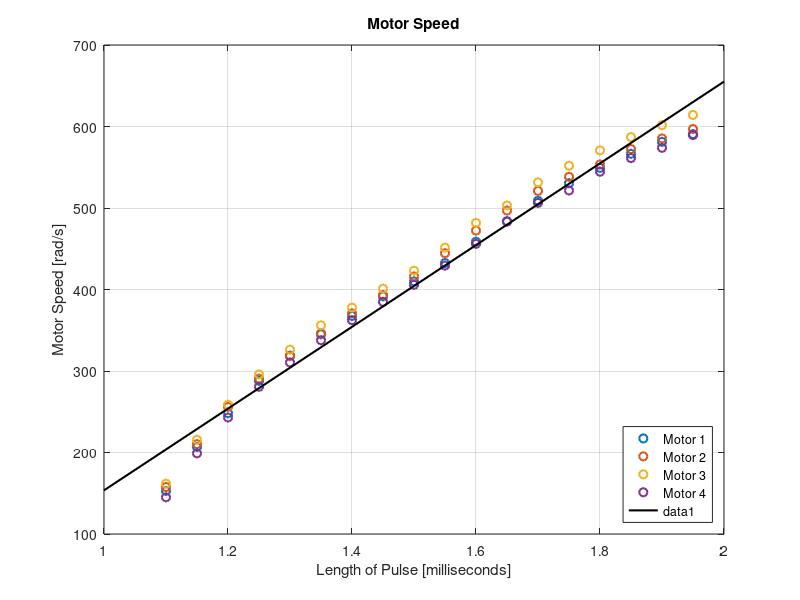
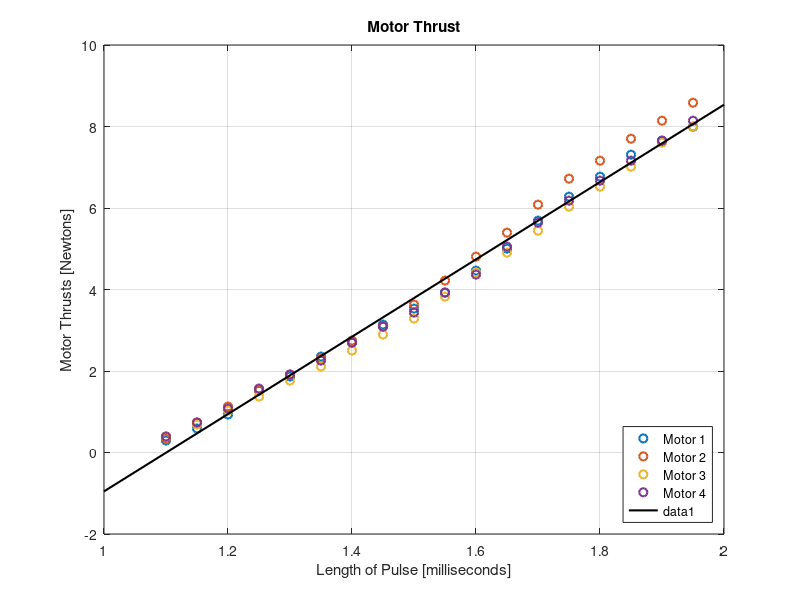
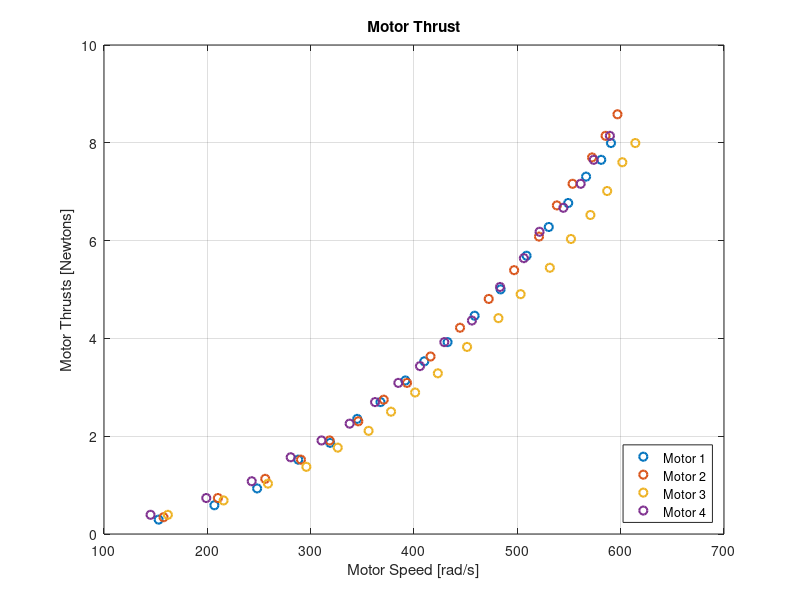
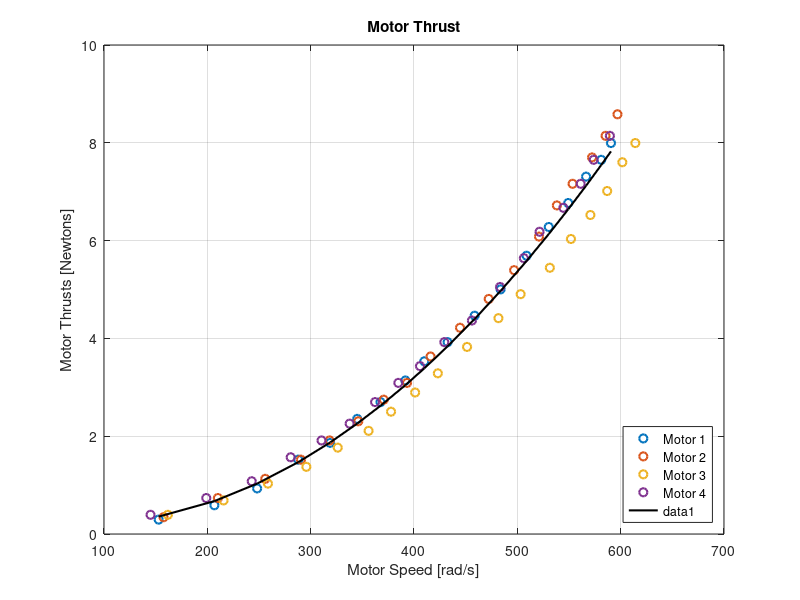

These figures' MATLAB source, in order:
%% Measured Physical Parameters
% These measurements were taken on the quadcopter

clear all
close all
clc

%% Plot Characteritics
LineThickness = 1.5;
%% Constants
g=9.81;
%% Mass and size of quadcopter
% Mass of quadcopter taken using digital scales and added 2 Arduino boards
% to approximate the electronics yet to be added
Mass=2.26;
L = 0.348;                      %Distance between motor and centre of gravity

%% Pulse Lengths in milliseconds
PWM = [1.1 1.15 1.2 1.25 1.3 1.35 1.4 1.45 1.5 1.55 1.6 1.65 1.7 1.75 1.8 1.85 1.9 1.95];% 2];

%% Motor Speeds in rad/s
Motor1_Speed = [152.8908425	206.8215164	248.1858196	287.9793266	318.8716543	345.0515931	367.5663405	391.6518841	409.9778413	432.4925886	458.6725274	483.8052687	508.9380099	530.4055597	549.2551156	566.5338752	581.1946409	590.6194189];%	591.6666164];
Motor2_Speed = [157.6032315	210.2249084	256.0398013	290.5973205	318.3480556	346.0987907	370.7079331	393.2226805	415.9992272	444.5353605	472.2860956	496.895238	520.9807817	538.2595413	553.4439058	572.2934617	585.3834311	596.9026042];%	594.2846103];
Motor3_Speed = [161.7920217 215.7226955 258.6577951 295.8333082 326.2020372 356.0471674 377.7765166 401.0766621 423.0678107 451.3421446	481.7108736	503.1784233	531.4527572	551.8731095	570.7226654	586.9542274	601.6149932	614.1813638];%	611.5633699];
Motor4_Speed = [145.0368608	198.9675347	242.9498319	280.6489437	310.4940739	337.7212103	362.3303527	384.8451001	405.7890511	429.350996	456.0545335	483.2816699	506.320016	521.5043805	544.5427266	561.2978874	573.8642581	589.5722213];%	594.2846103];
figure
Motor_Speeds =[Motor1_Speed;Motor2_Speed;Motor3_Speed;Motor4_Speed];
plot(PWM,Motor_Speeds,'o','LineWidth', LineThickness);
grid on
title('Motor Speed')
xlabel('Length of Pulse [milliseconds]')
ylabel('Motor Speed [rad/s]')
legend('Motor 1','Motor 2','Motor 3','Motor 4','Location','SouthEast')
hold on
% Fit Trenldine
Motor_Speed_Data=[Motor1_Speed ,Motor2_Speed, Motor3_Speed, Motor4_Speed];
PWM_Speed=[PWM, PWM, PWM ,PWM];
coeff_speed=polyfit(PWM_Speed, Motor_Speed_Data,1);
xFitting=1:2;
yFitted=polyval(coeff_speed, xFitting);
plot(xFitting,yFitted,'k','LineWidth', LineThickness);
saveas(gcf, 'MotorSpeed.png')

coeff_speed1 = polyfit(PWM,Motor1_Speed,7)
yFitted1=polyval(coeff_speed1, PWM);
plot(PWM,yFitted1,'LineWidth', LineThickness);

coeff_speed2 = polyfit(PWM,Motor2_Speed,7)
yFitted2=polyval(coeff_speed2, PWM);
plot(PWM,yFitted2,'g','LineWidth', LineThickness);

coeff_speed3 = polyfit(PWM,Motor3_Speed,7)
yFitted3=polyval(coeff_speed3, PWM);
plot(PWM,yFitted3,'r','LineWidth', LineThickness);

coeff_speed4 = polyfit(PWM,Motor4_Speed,7)
yFitted4=polyval(coeff_speed4, PWM);
plot(PWM,yFitted4,'c','LineWidth', LineThickness);


Kw = coeff_speed(1);
Speed_yIntercept = coeff_speed(2);
%% Motor Thrusts in Newtons
Motor1_Thrust = [0.2943	0.5886	0.93195	1.52055	1.8639	2.3544	2.69775	3.1392	3.5316	3.924	4.46355	5.0031	5.6898	6.2784	6.7689	7.30845	7.6518	7.99515];
Motor2_Thrust = [0.34335	0.73575	1.12815	1.52055	1.91295	2.30535	2.7468	3.09015	3.6297	4.2183	4.8069	5.3955	6.0822	6.71985	7.1613	7.70085	8.1423	8.58375];
Motor3_Thrust = [0.3924	0.6867	1.03005	1.3734	1.7658	2.10915	2.50155	2.89395	3.28635	3.8259	4.4145	4.905	5.44455	6.03315	6.52365	7.01415	7.60275	7.99515];
Motor4_Thrust = [0.3924	0.735750	1.0791	1.5696	1.91295	2.2563	2.69775	3.09015	3.4335	3.924	4.36545	5.05215	5.64075	6.1803	6.6708	7.1613	7.6518	8.1423];

Motor_Thrusts = [Motor1_Thrust;Motor2_Thrust;Motor3_Thrust;Motor4_Thrust];
figure
plot(PWM(1:18),Motor_Thrusts,'o','LineWidth', LineThickness);
grid on
title('Motor Thrust')
xlabel('Length of Pulse [milliseconds]')
ylabel('Motor Thrusts [Newtons]')
legend('Motor 1','Motor 2','Motor 3','Motor 4','Location','SouthEast')
hold on

%Fit Trendline
Motor_Thrust_Data=[Motor1_Thrust, Motor2_Thrust, Motor3_Thrust, Motor4_Thrust];
PWM_Thrust=[PWM(1:18), PWM(1:18), PWM(1:18) ,PWM(1:18)];
coeff_thrust=polyfit(PWM_Thrust, Motor_Thrust_Data,1);
xFitting=1:2;
yFitted=polyval(coeff_thrust, xFitting);
plot(xFitting,yFitted,'k','LineWidth', LineThickness);
saveas(gcf, 'MotorThrust.png')

coeff_thrust1 = polyfit(PWM,Motor1_Thrust,7)
yFitted1=polyval(coeff_thrust1, PWM);
plot(PWM,yFitted1,'LineWidth', LineThickness);

coeff_thrust2 = polyfit(PWM,Motor2_Thrust,7)
yFitted2=polyval(coeff_thrust2, PWM);
plot(PWM,yFitted2,'g','LineWidth', LineThickness);

coeff_thrust3 = polyfit(PWM,Motor3_Thrust,7)
yFitted3=polyval(coeff_thrust3, PWM);
plot(PWM,yFitted3,'r','LineWidth', LineThickness);

coeff_thrust4 = polyfit(PWM,Motor4_Thrust,7)
yFitted4=polyval(coeff_thrust4, PWM);
plot(PWM,yFitted4,'c','LineWidth', LineThickness);

Kf = coeff_thrust(1);
F_yIntercept = coeff_thrust(2);


% Thrust-Speed
figure
plot(transpose(Motor_Speeds),transpose(Motor_Thrusts),'o','LineWidth', LineThickness)
grid on
title('Motor Thrust')
xlabel('Motor Speed [rad/s]')
ylabel('Motor Thrusts [Newtons]')
legend('Motor 1','Motor 2','Motor 3','Motor 4','Location','SouthEast')
hold on
saveas(gcf, 'MotorSpeedThrust.png')

coeff_thrustspeed = polyfit(transpose(Motor_Speeds),transpose(Motor_Thrusts),2);
yFitted5=polyval(coeff_thrustspeed, Motor1_Speed);
plot(Motor1_Speed,yFitted5,'k','LineWidth', LineThickness);
saveas(gcf, 'MotorSpeedThrust.png')
%% Motor Speed in Radian - 26/2/15
PWMValues =    [1.1  1.15 1.2  1.25 1.3  1.35 1.4  1.45 1.5 1.55 1.6 1.65 1.7 1.75 1.8 1.85 1.9];
Motor1_Speed = [2570 3540 4340 5080 5640 6150 6540 6970 7300 7740 8270 8700 9190 9600 9980 10270 10600]./2./60.*2.*pi;
%Motor3_Speed = [0   2040 3480 4560 5380 6070  6640 7180 7650 8260 8880 9470 9950 10300 10700 11050 11000]./2./60.*2.*pi;
Motor3_Speed = [2640 3600 4420 5020 5570 6000 6410 6815 7170 7555 8000 8470 8890 9300 9440 9390  9395]; % Calibrated on a 1-2ms range
% Messed with voltage settings, then retook these readings
Motor1_Speed = [2610 3585 4360 4990 5600 6070 6420 6820 7110 7460 7890 8300 8730 9230 9550 9820  9770];
Motor3_Speed = [2750 3680 4480 5145 5710 6070 6500 6900 7235 7630 8160 8590 9090 9480 9850 10200 10650]% Calibrated on a 1-2ms range
Motor2_Speed = [2830 3800 4570 5230 5830 6320 6760 7130 7510 8000 8480 8950 9350 9750 10020 10300 10500 ]./2./60.*2.*pi; 
Motor4_Speed = [2810 3720 4500 5200 5670 6200 6590 6900 7200 7560 7930 8330 8700 9040 9360 9730 9860]./2./60.*2.*pi;
figure
plot(PWMValues,Motor1_Speed,PWMValues,Motor2_Speed,PWMValues,Motor3_Speed,PWMValues,Motor4_Speed)
ylabel('Motor Speed [rad/s]')
xlabel('PWM Values [ms]')
grid on
%% Inertia
%Inertia test completed with rod rotating around a metal metal rod
%connected by wire. 

%% Yaw Inertia
%Damping was presumed negligble based on observation
TYawTime = [18.08, 18.18 18.14,18.08, 18.18,18.36];
TYawNumber = [10,10, 10,10,10,10];
TYawT = TYawTime./TYawNumber;
TYaw =sum(TYawT)/length(TYawT);                     %Period of Yaw Oscillation
LengthYaw = 0.662;%0.82;                              %Dist from Rod to Centre of Mass
wYaw=2*pi/TYaw;                                     %Natural Frequency of Yaw Axis
IYawParallel= Mass*g*LengthYaw*(TYaw/(2*pi))^2;     %Before parallel axis accounted for

IYaw=IYawParallel-(Mass*(LengthYaw^2));

%% Pitch/Roll Inertia
%Symmetry was assumed between the pitch and roll axes.
%Damping was having a discernible effect and needed to be measured. Period
%and distance between rod and Centre of Mass were taken and used to
%calculate then inertia. The parallel axes theorem was used to calculate
%inertia of the quadcopter.

% Roll - Motors 4 & 2, 4 on top
TRollTime =[ 17.32, 17.36, 17.37, 17.22, 17.51, 17.14 ];             %Time for 
TRollNumber = [ 10, 10, 10, 10, 10, 10 ];                  %Number of oscillations
TRollT=TRollTime./TRollNumber;           %Period

TRoll=sum(TRollT)/length(TRollT);        %Average Period of oscillation
LengthRoll = 0.66;

IRollParallel= Mass*g*LengthRoll*(TRoll/(2*pi))^2; %Before parallel axis accounted for

IRoll=IRollParallel-(Mass*(LengthRoll^2));     %Inertia of the Roll axs

% Pitch - Motors 3 & 1, 1 on top
TPitchTime =[17.12, 17.22, 17.36, 17.21 ];             %Time for 
TPitchNumber = [10, 10, 10, 10 ];                  %Number of oscillations
TPitchT=TPitchTime./TPitchNumber;           %Period

TPitch=sum(TPitchT)/length(TPitchT);        %Average Period of oscillation
LengthPitch = 0.655;

IPitchParallel= Mass*g*LengthPitch*(TPitch/(2*pi))^2; %Before parallel axis accounted for

IPitch=IPitchParallel-(Mass*(LengthPitch^2));     %Inertia of the Pitch axis
%% Damping of Pitch/Roll Axes
%Laser pointer was used to mark max amplitude of oscillation on paper on
%ground. Using atan and distance between Centre of Rotation osccilation
%angle was found. Oscillation gave a damped exponential. The natural log of
%this was then graph and a trend line fitted. The coefficients of this line
%gave gamma. From the natural frequency could be found and hence the
%damping ratio

% Ross Data
Dist1 = atan([350 302 288 268 242 204 182 166 148 131 119 102 88 79 65 56 49 44 41 39 36 34 ]/1705);
DistTime1=1.7456*[0:length(Dist1)-1];
figure(4)
plot(DistTime1,Dist1,'o','LineWidth', LineThickness);
grid on
title('Quadcopter Pendulum Test Amplitudes on Linear Scale')
xlabel('Time [Seconds]')
ylabel('Angle [Degrees]')
hold on
%saveas(gcf, 'PendulumAmplitude.png')
% Simon Data 1
Dist2 = atan([276 258 236 220 214 188 164 146 134 119 103 88 76 65 56 49 44 41 36]/1705);
DistTime2 = (1.7456*[0:length(Dist2)-1])+(1.7456/2);
plot(DistTime2,Dist2,'or','LineWidth', LineThickness);
% Simon Data 2
Dist3 = atan([300 276 253 230 211 195 172 160 142 126 110 96 82 69 57 52 47 42 36 34 31 28]/1705);
DistTime3 = (1.7456*[0:length(Dist3)-1])+(1.7456/2);
plot(DistTime3,Dist3,'om','LineWidth', LineThickness);
% Simon Data 3
Dist4 = atan([293 271 250 227 205 186 165 149 132 113 98 82 70 58 49 42 38 33 31 28]/1705);
DistTime4 = (1.7456*[0:length(Dist4)-1])+(1.7456/2);
plot(DistTime4,Dist4,'og','LineWidth', LineThickness);
legend('Test 1','Test 2','Test 3','Test 4','Location','NorthEast')



%Plotting all data on a log scale
DistConcat=([Dist1,Dist2,Dist3,Dist4]);
DistTimeConcat=[DistTime1, DistTime2, DistTime3, DistTime4];

figure(5)
semilogy(DistTimeConcat, DistConcat,'o','LineWidth', LineThickness)
hold on
grid on
title('Quadcopter Pendulum Test Amplitudes on logscale')
xlabel('Time [seconds]')
ylabel('Angle of Deflection [Degrees]')


% Find and plot a linear trendline
coeff=polyfit(DistTimeConcat, log(DistConcat),1);
xFitting=0:40;
yFitted=exp(polyval(coeff, xFitting));
figure(5)
semilogy(xFitting,yFitted,'k','LineWidth', LineThickness);
saveas(gcf, 'PendulumAmplitude_Log.png')

%Fit Envelope to Damped Exponential
figure(4)
plot(DistTime4,exp((coeff(1)*DistTime4)+coeff(2)),'k','LineWidth', LineThickness)
saveas(gcf, 'PendulumAmplitude_Linear.png')


% Calculate the missing variables
gamma=-coeff(1);
wd=2*pi/TRoll;
wn=sqrt(wd^2+gamma^2);
zeta=gamma/wn;
k= Mass*wn;
B_Pitch= 2*zeta*sqrt(wn*k);

%% Drag Coefficient
L=0.338;                        % Dist from motor to centre of quad
PWM = [1.5 1.6 1.7 1.8];
speed1 = [7023 7671 8374 8500]; % Tacho Reading
speed2 = [7332 8140 8909 9381]; 
w1 = speed1*2*pi/(60*2);        % Convert to RPM and div by 2 for double tacho reading
w2 = speed2*2*pi/(60*2);
w_squared= w1.^2+w2.^2;
StrainGauge= [0.035 0.045 0.055 0.065];
F=StrainGauge*g;
Torque=F.*L;
D= Torque./w_squared;
figure
plot(PWM,D,'o','LineWidth',2)
xlim([1.48 1.82])
ylim([4e-7 5e-7])
title('Drag Values')
ylabel('Drag Coefficient Value [kg m ^2]')
xlabel('PWM Input [ms]')
grid on
saveas(gcf, 'Drag_Test.png')
Drag = mean(D);
%% Parameters Found
I_Phi = IRoll;      % Roll Inertia
I_Theta=IPitch;     % Pitch Inertia
I_Psi =IYaw;        % Yaw Inertia
Kf;
L;
B_Pitch;                  % Damping of the Pitch Axis
F_yIntercept;
Drag;
%% Parameters Not Found
Motor_TimeConstant = 70e-3;
J = 80e-9;
w0_yaw=0;
%D=0.44e-9; %value from previous groups, wrong
B=0;    % Viscous Damping of Air

%% Save Relevant Parameters
save('Model_Parameters','Mass','B','I_Phi','I_Theta','I_Psi','Kf','L','B_Pitch','F_yIntercept','Speed_yIntercept', 'Motor_TimeConstant','J','Kw','Drag', 'g','coeff_speed1','coeff_speed2','coeff_speed3','coeff_speed4','coeff_thrust1','coeff_thrust2','coeff_thrust3','coeff_thrust4')